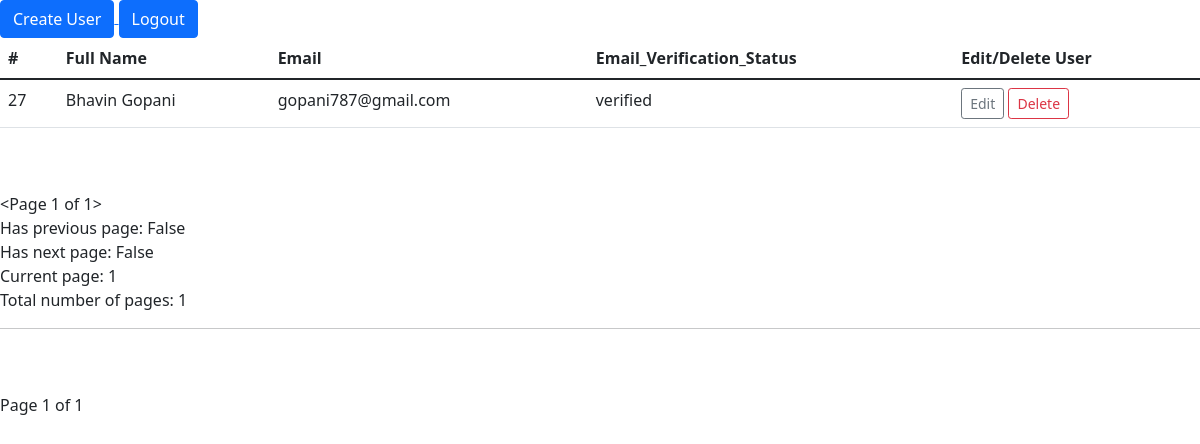
Before: / with the older database file.
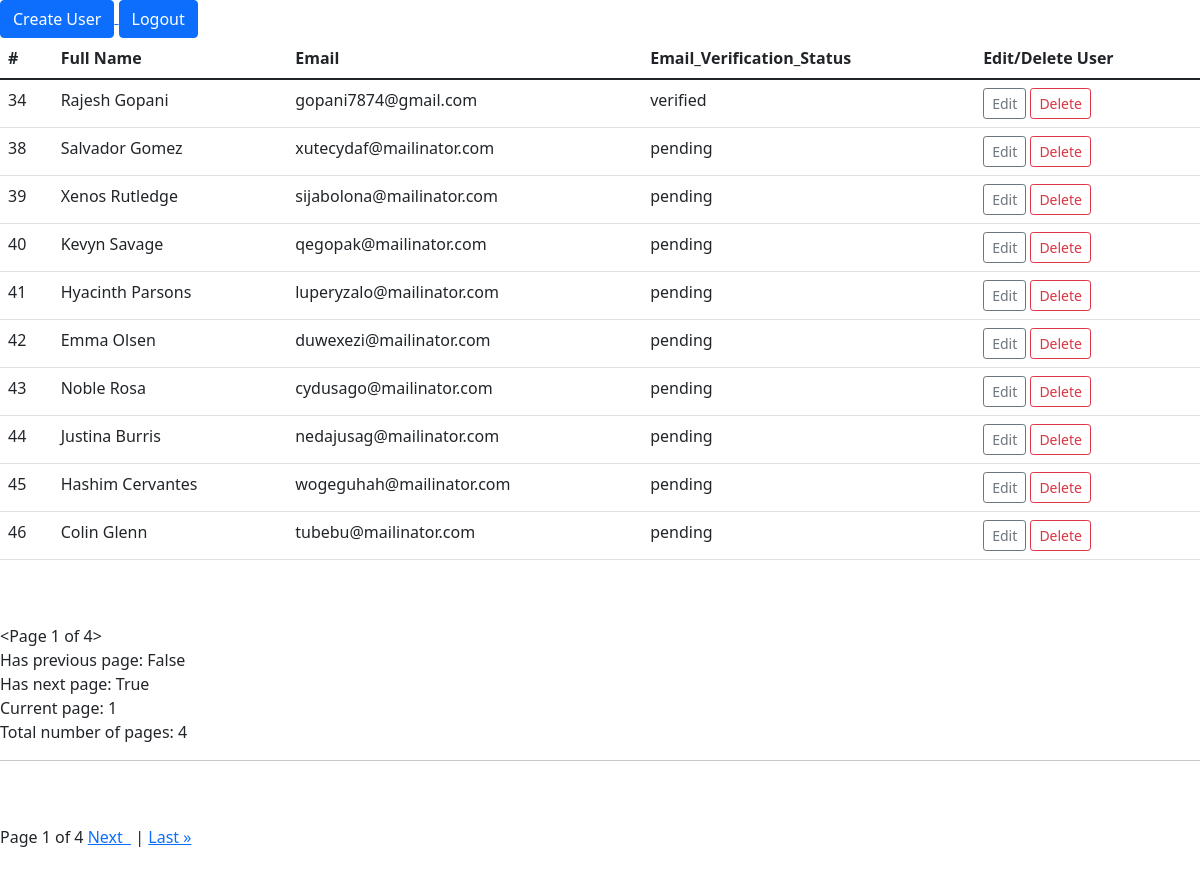
After: the same page with the newer database file.
### simpleCrudApp/models.py (models this page shows)
class CreateUser(models.Model):  #the below all null and blank is not at the database validation -- that can be done when we use form validation API.
    first_name = models.CharField(max_length=122) #this means it can not be null  - null is at database level and blank is at validation level. Always check how its reuired
    last_name = models.CharField(max_length=122)
    email= models.CharField(max_length=122,unique=True) #Email address must be unique
    hash = models.CharField(max_length=200, default='') #should be matched with the link sent in the email. #default is needed as we are adding the field to an existing model
    email_status = models.CharField(max_length=122, default='')
    password= models.CharField(max_length=122)    #installed cryptography librabry to encrypt the password.

### simpleCrudApp/views.py (the view)
# urls.py: path('', views.index, name="home"),  # ''  here we dont need / as its unnecessary -- as its by default there that is why we dont have / in before any route  So '' this means "http://127.0.0.1:8000/" s
def index(request):
    user_list = CreateUser.objects.all()
    p = Paginator(CreateUser.objects.all(), 10)   #takes 2 arguments.. 1. what do we want to paginate for ex. model or the info from database? and 2. How many records per page we want?
    page = request.GET.get('page') #for getting the page when the requesting that page
    users = p.get_page(page) #the page here is the request metioned above
    return render(request, 'authenticate/home.html',
        {'user_list':user_list, 'users':users}) #the home page will list all the details of the user

### templates/authenticate/home.html (shortened to what this page needs)
<!DOCTYPE html>
<html lang="en">
  <head>
    <link href="https://cdn.jsdelivr.net/npm/bootstrap@5.1.3/dist/css/bootstrap.min.css" rel="stylesheet">
  </head>
<body>
<a href="/createUser" >
  <button type="button" class="btn btn-primary" >Create User</button>
</a>
<a href="/loginUser">
  <button type="button" class="btn btn-primary"  >Logout</button>
</a>
<table class="table">
    <thead>
      <tr>
        <th scope="col">#</th>
        <th scope="col">Full Name</th>
        <th scope="col">Email</th>
        <th scope="col">Email_Verification_Status</th>
        <th scope="col">Edit/Delete User</th>
      </tr>
    </thead>
    <tbody>
      {% for user in users %}
      <tr>
        <td>{{user.id}} </td>
        <td>{{ user.first_name}} {{user.last_name }}</td>
        <td>{{ user.email}}</td>
        <td>{{user.email_status}}</td>
        <td>
          <a href="{% url 'editUser' user.id %}" class="btn btn-outline-secondary btn-sm">
             Edit
          </a>
          <a href="{% url 'deleteUser' user.id %}" class="btn btn-outline-danger btn-sm" >
            Delete
        </td>
      </tr>
      {% endfor %}
    </tbody>
  </table>
  <br/><br/>
  {{users}} <br/>
  Has previous page: {{users.has_previous}}<br/>
  Has next page:  {{users.has_next}}<br/>
  Current page: {{users.number}}<br/>
  Total number of pages: {{users.paginator.num_pages}}
  <hr><br/><br/>
  Page {{users.number}} of {{users.paginator.num_pages}}
  {% if users.has_next %}
    <a href="?page={{users.next_page_number}} "> Next &nbsp;</a> |
    <a href="?page={{users.paginator.num_pages}}">Last &raquo</a>
  {% endif %}
  <br/><br/><br/><br/>
  </body>
</html>

Changed rows visible on the page:
removed CreateUser: id "27", first_name "Bhavin", last_name "Gopani", email "gopani787@gmail.com", email_status "verified"
added CreateUser: id "34", first_name "Rajesh", last_name "Gopani", email "gopani7874@gmail.com", email_status "verified"
added CreateUser: id "38", first_name "Salvador", last_name "Gomez", email "xutecydaf@mailinator.com", email_status "pending"
added CreateUser: id "39", first_name "Xenos", last_name "Rutledge", email "sijabolona@mailinator.com", email_status "pending"
added CreateUser: id "40", first_name "Kevyn", last_name "Savage", email "qegopak@mailinator.com", email_status "pending"
added CreateUser: id "41", first_name "Hyacinth", last_name "Parsons", email "luperyzalo@mailinator.com", email_status "pending"
added CreateUser: id "42", first_name "Emma", last_name "Olsen", email "duwexezi@mailinator.com", email_status "pending"
added CreateUser: id "43", first_name "Noble", last_name "Rosa", email "cydusago@mailinator.com", email_status "pending"
added CreateUser: id "44", first_name "Justina", last_name "Burris", email "nedajusag@mailinator.com", email_status "pending"
added CreateUser: id "45", first_name "Hashim", last_name "Cervantes", email "wogeguhah@mailinator.com", email_status "pending"
added CreateUser: id "46", first_name "Colin", last_name "Glenn", email "tubebu@mailinator.com", email_status "pending"
Other visible differences:
{{ users }}: "<Page 1 of 1>" → "<Page 1 of 4>"
{{ users.has_next }}: "False" → "True"
{{ users.paginator.num_pages }}: "1" → "4"
text now shown: "Next | Last »"
